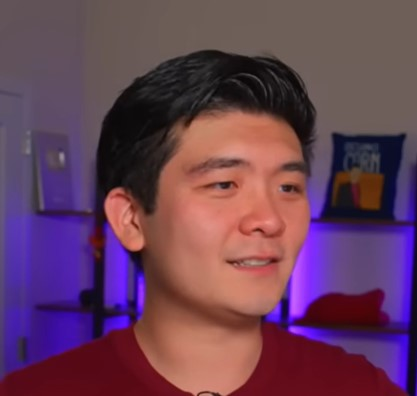
#> input picture Python/RSA/flower.jpg, 417 x 396 px
$ python feistel.py
#> lines starting #> are read from the running program, lines starting #| are printed output that depends on the picture
"""
Module has a class to implement Feistel cipher
"""
import random
from PIL import Image
import numpy as np
from tqdm import tqdm
random.seed(10)


class Feistel:

    """
    Feistel cipher implementation
    """

    def __init__(self, hash_func, key: list[int], stages: int):
        assert len(
            key) % stages == 0, "Key length must be divisible by number of stages"
        self.hash_func = hash_func
        self.key = key
        self.keys = [np.array(key[i:i+len(key)//stages])
                     for i in range(0, len(key), len(key)//stages)]
        self.stages = stages

    def partial_key_length(self):
        """
        Returns partial key for a particular stage
        """
        return len(self.key)//self.stages

    def run(self, data: list[int], encrypt: bool = True, nonce: list[int] = None):
        """
        Runs the Feistel cipher pipeline based on encrypt flag
        """
        assert len(data) == 2*len(self.key) // self.stages, \
            "Length of data must be twice the length of partial key"
        start, end, steps = 0, self.stages, 1
        if not encrypt:
            start, end, steps = end-1, -1, -1
        if nonce is None:
            nonce = [0]*len(data)
        nonce = np.array(nonce)
        for stage in range(start, end, steps):
            new_data = [0]*len(data)
            new_data[:len(data)//2] = data[len(data)//2:]
            new_data[len(
                data)//2:] = np.bitwise_xor(self.hash_func(data[len(data)//2:], self.keys[stage]),
                                            data[:len(data)//2])
            data = np.array(new_data)
        temp = data[:len(data)//2].copy()
        data[:len(data)//2] = data[len(data)//2:]
        data[len(data)//2:] = temp
        return np.bitwise_xor(data, nonce)


if __name__ == "__main__":
    image = Image.open("flower.jpg")
#> image is the input picture: PIL image 417x396 RGB; mean R, G, B 103.3, 63.8, 87.5
    frame = np.asarray(image)
    original_shape = frame.shape
#> original_shape = (396, 417, 3)
    frame = frame.flatten()
    STAGES, KEY_LENGTH = 3, 54
    KEY = [1+i+i**2 for i in range(KEY_LENGTH)]
    random.shuffle(KEY)
    data_length = len(frame)
#> data_length = 495396
    print("Segmented Key Length:", KEY_LENGTH//STAGES)

    def hash_function(x, y):
        """
        A good hash function
        """
        partial = np.bitwise_xor(x, y)
        total = np.sum(partial)
        if total == 0:
            return partial
        return np.round(255 * partial / total).astype(int)

    feistel_cipher = Feistel(hash_function, KEY, STAGES)
    BLOCK_SIZE = 2*feistel_cipher.partial_key_length()
    for i in tqdm(range(0, data_length, BLOCK_SIZE)):
        nonce = list(range(BLOCK_SIZE))
        random.seed(i)
        random.shuffle(nonce)
        frame[i:i+BLOCK_SIZE] = feistel_cipher.run(
            frame[i:i+BLOCK_SIZE], encrypt=True, nonce=nonce)
#> this loop made 13761 passes
    frame = frame.reshape(original_shape)
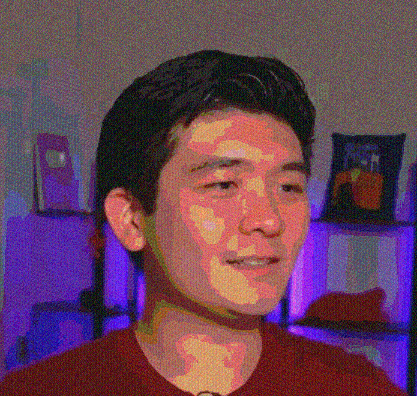
#> frame: shape (396, 417, 3); mean R, G, B 104, 66.3, 87.3
    image = Image.fromarray(frame)
    image.save("encrypted.jpg")
    print("Encrypted Image Saved")

    # Decryption
    frame = frame.flatten()
    for i in tqdm(range(0, data_length, BLOCK_SIZE)):
        nonce = list(range(BLOCK_SIZE))
        random.seed(i)
        random.shuffle(nonce)
        frame[i:i+BLOCK_SIZE] = feistel_cipher.run(
            frame[i:i+BLOCK_SIZE], encrypt=False, nonce=nonce)
#> this loop made 13761 passes
    frame = frame.reshape(original_shape)
    image = Image.fromarray(frame)
    image.save("decrypted.jpg")
    print("Decrypted Image Saved")
